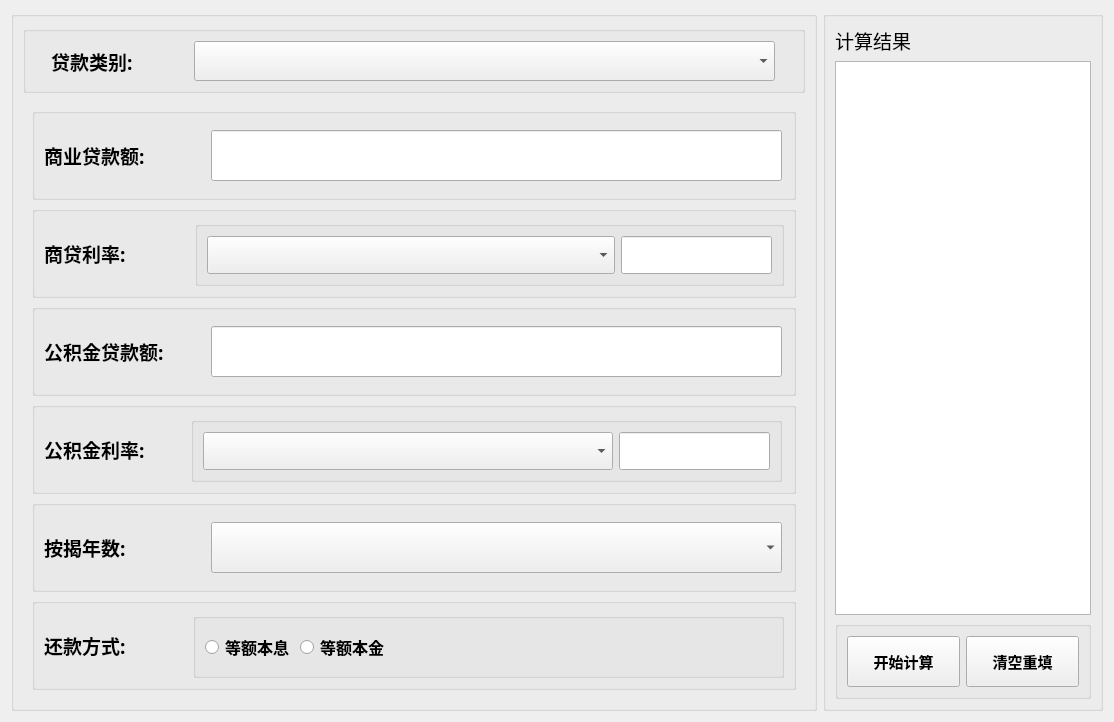
<?xml version="1.0" encoding="UTF-8"?>
<ui version="4.0">
 <class>Widget</class>
 <widget class="QWidget" name="Widget">
  <property name="geometry">
   <rect>
    <x>0</x>
    <y>0</y>
    <width>1114</width>
    <height>722</height>
   </rect>
  </property>
  <property name="minimumSize">
   <size>
    <width>1114</width>
    <height>705</height>
   </size>
  </property>
  <property name="windowTitle">
   <string>Widget</string>
  </property>
  <layout class="QHBoxLayout" name="horizontalLayout_3">
   <item>
    <widget class="QGroupBox" name="groupBox_0">
     <property name="title">
      <string/>
     </property>
     <layout class="QVBoxLayout" name="verticalLayout_4">
      <item>
       <widget class="QGroupBox" name="groupBox_1">
        <property name="sizePolicy">
         <sizepolicy hsizetype="Preferred" vsizetype="MinimumExpanding">
          <horstretch>0</horstretch>
          <verstretch>0</verstretch>
         </sizepolicy>
        </property>
        <property name="maximumSize">
         <size>
          <width>16777215</width>
          <height>78</height>
         </size>
        </property>
        <property name="title">
         <string/>
        </property>
        <layout class="QHBoxLayout" name="horizontalLayout_18">
         <item>
          <widget class="QLabel" name="label_1">
           <property name="maximumSize">
            <size>
             <width>121</width>
             <height>16777215</height>
            </size>
           </property>
           <property name="font">
            <font>
             <family>Arial Black</family>
             <pointsize>14</pointsize>
             <weight>75</weight>
             <bold>true</bold>
            </font>
           </property>
           <property name="text">
            <string>贷款类别:</string>
           </property>
          </widget>
         </item>
         <item>
          <widget class="QComboBox" name="comboBox_1">
           <property name="sizePolicy">
            <sizepolicy hsizetype="Maximum" vsizetype="Fixed">
             <horstretch>0</horstretch>
             <verstretch>0</verstretch>
            </sizepolicy>
           </property>
           <property name="maximumSize">
            <size>
             <width>581</width>
             <height>61</height>
            </size>
           </property>
          </widget>
         </item>
        </layout>
       </widget>
      </item>
      <item>
       <widget class="QStackedWidget" name="stackedWidget">
        <property name="sizePolicy">
         <sizepolicy hsizetype="MinimumExpanding" vsizetype="MinimumExpanding">
          <horstretch>0</horstretch>
          <verstretch>0</verstretch>
         </sizepolicy>
        </property>
        <property name="minimumSize">
         <size>
          <width>772</width>
          <height>600</height>
         </size>
        </property>
        <property name="currentIndex">
         <number>1</number>
        </property>
        <widget class="QWidget" name="page1">
         <layout class="QVBoxLayout" name="verticalLayout">
          <item>
           <widget class="QGroupBox" name="groupBox_1_2">
            <property name="title">
             <string/>
            </property>
            <layout class="QHBoxLayout" name="horizontalLayout_9">
             <item>
              <widget class="QLabel" name="label_1_2">
               <property name="maximumSize">
                <size>
                 <width>120</width>
                 <height>16777215</height>
                </size>
               </property>
               <property name="font">
                <font>
                 <family>Arial Black</family>
                 <pointsize>14</pointsize>
                 <weight>75</weight>
                 <bold>true</bold>
                </font>
               </property>
               <property name="text">
                <string>计算方式:</string>
               </property>
              </widget>
             </item>
             <item>
              <widget class="QComboBox" name="comboBox_1_2">
               <property name="sizePolicy">
                <sizepolicy hsizetype="Maximum" vsizetype="Fixed">
                 <horstretch>0</horstretch>
                 <verstretch>0</verstretch>
                </sizepolicy>
               </property>
               <property name="maximumSize">
                <size>
                 <width>581</width>
                 <height>61</height>
                </size>
               </property>
              </widget>
             </item>
            </layout>
           </widget>
          </item>
          <item>
           <widget class="QStackedWidget" name="stackedWidget_1_2">
            <property name="maximumSize">
             <size>
              <width>16777215</width>
              <height>298</height>
             </size>
            </property>
            <property name="currentIndex">
             <number>0</number>
            </property>
            <widget class="QWidget" name="page1_1">
             <layout class="QVBoxLayout" name="verticalLayout_5">
              <item>
               <widget class="QGroupBox" name="groupBox_1_3">
                <property name="maximumSize">
                 <size>
                  <width>16777215</width>
                  <height>89</height>
                 </size>
                </property>
                <property name="title">
                 <string/>
                </property>
                <layout class="QHBoxLayout" name="horizontalLayout_8">
                 <item>
                  <widget class="QLabel" name="label_1_3">
                   <property name="maximumSize">
                    <size>
                     <width>120</width>
                     <height>16777215</height>
                    </size>
                   </property>
                   <property name="font">
                    <font>
                     <family>Arial Black</family>
                     <pointsize>14</pointsize>
                     <weight>75</weight>
                     <bold>true</bold>
                    </font>
                   </property>
                   <property name="text">
                    <string>房屋面积:</string>
                   </property>
                  </widget>
                 </item>
                 <item>
                  <widget class="QLineEdit" name="lineEdit_3">
                   <property name="sizePolicy">
                    <sizepolicy hsizetype="Maximum" vsizetype="Fixed">
                     <horstretch>0</horstretch>
                     <verstretch>0</verstretch>
                    </sizepolicy>
                   </property>
                   <property name="maximumSize">
                    <size>
                     <width>581</width>
                     <height>61</height>
                    </size>
                   </property>
                   <property name="font">
                    <font>
                     <family>Arial</family>
                     <pointsize>14</pointsize>
                    </font>
                   </property>
                   <property name="cursorMoveStyle">
                    <enum>Qt::VisualMoveStyle</enum>
                   </property>
                  </widget>
                 </item>
                </layout>
               </widget>
              </item>
              <item>
               <widget class="QGroupBox" name="groupBox_1_4">
                <property name="maximumSize">
                 <size>
                  <width>16777215</width>
                  <height>90</height>
                 </size>
                </property>
                <property name="title">
                 <string/>
                </property>
                <layout class="QHBoxLayout" name="horizontalLayout_6">
                 <item>
                  <widget class="QLabel" name="label_1_4">
                   <property name="maximumSize">
                    <size>
                     <width>120</width>
                     <height>16777215</height>
                    </size>
                   </property>
                   <property name="font">
                    <font>
                     <family>Arial Black</family>
                     <pointsize>14</pointsize>
                     <weight>75</weight>
                     <bold>true</bold>
                    </font>
                   </property>
                   <property name="text">
                    <string>房屋单价:</string>
                   </property>
                  </widget>
                 </item>
                 <item>
                  <widget class="QLineEdit" name="lineEdit_2">
                   <property name="sizePolicy">
                    <sizepolicy hsizetype="Maximum" vsizetype="Fixed">
                     <horstretch>0</horstretch>
                     <verstretch>0</verstretch>
                    </sizepolicy>
                   </property>
                   <property name="maximumSize">
                    <size>
                     <width>581</width>
                     <height>61</height>
                    </size>
                   </property>
                   <property name="font">
                    <font>
                     <family>Arial</family>
                     <pointsize>14</pointsize>
                    </font>
                   </property>
                  </widget>
                 </item>
                </layout>
               </widget>
              </item>
              <item>
               <widget class="QGroupBox" name="groupBox_1_5">
                <property name="maximumSize">
                 <size>
                  <width>16777215</width>
                  <height>89</height>
                 </size>
                </property>
                <property name="title">
                 <string/>
                </property>
                <layout class="QHBoxLayout" name="horizontalLayout_5">
                 <item>
                  <widget class="QLabel" name="label_5">
                   <property name="maximumSize">
                    <size>
                     <width>120</width>
                     <height>16777215</height>
                    </size>
                   </property>
                   <property name="font">
                    <font>
                     <family>Arial Black</family>
                     <pointsize>14</pointsize>
                     <weight>75</weight>
                     <bold>true</bold>
                    </font>
                   </property>
                   <property name="text">
                    <string>按揭成数:</string>
                   </property>
                  </widget>
                 </item>
                 <item>
                  <widget class="QComboBox" name="comboBox_1_5">
                   <property name="sizePolicy">
                    <sizepolicy hsizetype="Maximum" vsizetype="Fixed">
                     <horstretch>0</horstretch>
                     <verstretch>0</verstretch>
                    </sizepolicy>
                   </property>
                   <property name="maximumSize">
                    <size>
                     <width>581</width>
                     <height>61</height>
                    </size>
                   </property>
                  </widget>
                 </item>
                </layout>
               </widget>
              </item>
             </layout>
            </widget>
            <widget class="QWidget" name="page_1_2">
             <layout class="QVBoxLayout" name="verticalLayout_6">
              <item>
               <widget class="QGroupBox" name="groupBox_1_9">
                <property name="maximumSize">
                 <size>
                  <width>16777215</width>
                  <height>80</height>
                 </size>
                </property>
                <property name="title">
                 <string/>
                </property>
                <layout class="QHBoxLayout" name="horizontalLayout_19">
                 <item>
                  <widget class="QLabel" name="label_2">
                   <property name="maximumSize">
                    <size>
                     <width>151</width>
                     <height>60</height>
                    </size>
                   </property>
                   <property name="font">
                    <font>
                     <family>Arial Black</family>
                     <pointsize>14</pointsize>
                     <weight>75</weight>
                     <bold>true</bold>
                    </font>
                   </property>
                   <property name="text">
                    <string>贷款总额：</string>
                   </property>
                  </widget>
                 </item>
                 <item>
                  <widget class="QLineEdit" name="lineEdit_8">
                   <property name="maximumSize">
                    <size>
                     <width>581</width>
                     <height>51</height>
                    </size>
                   </property>
                   <property name="font">
                    <font>
                     <family>Arial</family>
                     <pointsize>14</pointsize>
                     <weight>50</weight>
                     <bold>false</bold>
                    </font>
                   </property>
                  </widget>
                 </item>
                </layout>
               </widget>
              </item>
             </layout>
            </widget>
           </widget>
          </item>
          <item>
           <widget class="QGroupBox" name="groupBox_1_6">
            <property name="title">
             <string/>
            </property>
            <layout class="QHBoxLayout" name="horizontalLayout_7">
             <item>
              <widget class="QLabel" name="label_1_7">
               <property name="maximumSize">
                <size>
                 <width>120</width>
                 <height>16777215</height>
                </size>
               </property>
               <property name="font">
                <font>
                 <family>Arial Black</family>
                 <pointsize>14</pointsize>
                 <weight>75</weight>
                 <bold>true</bold>
                </font>
               </property>
               <property name="text">
                <string> 贷款利率:</string>
               </property>
              </widget>
             </item>
             <item>
              <widget class="QWidget" name="widget_2" native="true">
               <property name="sizePolicy">
                <sizepolicy hsizetype="Maximum" vsizetype="Preferred">
                 <horstretch>0</horstretch>
                 <verstretch>0</verstretch>
                </sizepolicy>
               </property>
               <property name="minimumSize">
                <size>
                 <width>611</width>
                 <height>51</height>
                </size>
               </property>
               <layout class="QHBoxLayout" name="horizontalLayout_2">
                <item>
                 <widget class="QComboBox" name="comboBox_1_6">
                  <property name="minimumSize">
                   <size>
                    <width>401</width>
                    <height>51</height>
                   </size>
                  </property>
                  <property name="frame">
                   <bool>true</bool>
                  </property>
                 </widget>
                </item>
                <item>
                 <widget class="QLineEdit" name="lineEdit">
                  <property name="maximumSize">
                   <size>
                    <width>131</width>
                    <height>51</height>
                   </size>
                  </property>
                  <property name="font">
                   <font>
                    <family>Arial</family>
                    <pointsize>14</pointsize>
                    <weight>50</weight>
                    <bold>false</bold>
                   </font>
                  </property>
                 </widget>
                </item>
               </layout>
              </widget>
             </item>
            </layout>
           </widget>
          </item>
          <item>
           <widget class="QGroupBox" name="groupBox_1_7">
            <property name="title">
             <string/>
            </property>
            <layout class="QHBoxLayout" name="horizontalLayout_4">
             <item>
              <widget class="QLabel" name="label_6">
               <property name="maximumSize">
                <size>
                 <width>120</width>
                 <height>16777215</height>
                </size>
               </property>
               <property name="font">
                <font>
                 <family>Arial Black</family>
                 <pointsize>14</pointsize>
                 <weight>75</weight>
                 <bold>true</bold>
                </font>
               </property>
               <property name="text">
                <string>按揭年数:</string>
               </property>
              </widget>
             </item>
             <item>
              <widget class="QComboBox" name="comboBox_1_7">
               <property name="sizePolicy">
                <sizepolicy hsizetype="Maximum" vsizetype="Fixed">
                 <horstretch>0</horstretch>
                 <verstretch>0</verstretch>
                </sizepolicy>
               </property>
               <property name="maximumSize">
                <size>
                 <width>581</width>
                 <height>61</height>
                </size>
               </property>
              </widget>
             </item>
            </layout>
           </widget>
          </item>
          <item>
           <widget class="QGroupBox" name="groupBox_1_8">
            <property name="title">
             <string/>
            </property>
            <layout class="QHBoxLayout" name="horizontalLayout_11">
             <item>
              <widget class="QLabel" name="label_1_8">
               <property name="maximumSize">
                <size>
                 <width>105</width>
                 <height>16777215</height>
                </size>
               </property>
               <property name="font">
                <font>
                 <family>Arial Black</family>
                 <pointsize>12</pointsize>
                 <weight>75</weight>
                 <bold>true</bold>
                </font>
               </property>
               <property name="text">
                <string> 还款方式:</string>
               </property>
              </widget>
             </item>
             <item>
              <widget class="QGroupBox" name="groupBox">
               <property name="sizePolicy">
                <sizepolicy hsizetype="Maximum" vsizetype="Preferred">
                 <horstretch>0</horstretch>
                 <verstretch>0</verstretch>
                </sizepolicy>
               </property>
               <property name="maximumSize">
                <size>
                 <width>626</width>
                 <height>58</height>
                </size>
               </property>
               <property name="title">
                <string/>
               </property>
               <layout class="QHBoxLayout" name="horizontalLayout">
                <item>
                 <widget class="QRadioButton" name="radioButton_2">
                  <property name="minimumSize">
                   <size>
                    <width>148</width>
                    <height>27</height>
                   </size>
                  </property>
                  <property name="font">
                   <font>
                    <family>Arial</family>
                    <pointsize>12</pointsize>
                   </font>
                  </property>
                  <property name="text">
                   <string>等额本金</string>
                  </property>
                 </widget>
                </item>
                <item>
                 <widget class="QRadioButton" name="radioButton_1">
                  <property name="font">
                   <font>
                    <family>Algerian</family>
                    <pointsize>12</pointsize>
                   </font>
                  </property>
                  <property name="text">
                   <string>等额本息</string>
                  </property>
                 </widget>
                </item>
                <item>
                 <spacer name="horizontalSpacer_18">
                  <property name="orientation">
                   <enum>Qt::Horizontal</enum>
                  </property>
                  <property name="sizeHint" stdset="0">
                   <size>
                    <width>40</width>
                    <height>20</height>
                   </size>
                  </property>
                 </spacer>
                </item>
               </layout>
              </widget>
             </item>
            </layout>
           </widget>
          </item>
         </layout>
        </widget>
        <widget class="QWidget" name="page_2">
         <layout class="QVBoxLayout" name="verticalLayout_3">
          <item>
           <widget class="QGroupBox" name="groupBox_2_1">
            <property name="title">
             <string/>
            </property>
            <layout class="QHBoxLayout" name="horizontalLayout_10">
             <item>
              <widget class="QLabel" name="label_2_1">
               <property name="minimumSize">
                <size>
                 <width>161</width>
                 <height>61</height>
                </size>
               </property>
               <property name="maximumSize">
                <size>
                 <width>161</width>
                 <height>61</height>
                </size>
               </property>
               <property name="font">
                <font>
                 <family>Arial Black</family>
                 <pointsize>14</pointsize>
                 <weight>75</weight>
                 <bold>true</bold>
                </font>
               </property>
               <property name="text">
                <string>商业贷款额:</string>
               </property>
              </widget>
             </item>
             <item>
              <widget class="QLineEdit" name="lineEdit_4">
               <property name="maximumSize">
                <size>
                 <width>571</width>
                 <height>51</height>
                </size>
               </property>
               <property name="font">
                <font>
                 <family>Arial</family>
                 <pointsize>14</pointsize>
                </font>
               </property>
              </widget>
             </item>
            </layout>
           </widget>
          </item>
          <item>
           <widget class="QGroupBox" name="groupBox_2_2">
            <property name="title">
             <string/>
            </property>
            <layout class="QHBoxLayout" name="horizontalLayout_15">
             <item>
              <widget class="QLabel" name="label_2_2">
               <property name="maximumSize">
                <size>
                 <width>161</width>
                 <height>51</height>
                </size>
               </property>
               <property name="font">
                <font>
                 <family>Arial Black</family>
                 <pointsize>14</pointsize>
                 <weight>75</weight>
                 <bold>true</bold>
                </font>
               </property>
               <property name="text">
                <string>商贷利率:</string>
               </property>
              </widget>
             </item>
             <item>
              <widget class="QGroupBox" name="groupBox_3">
               <property name="maximumSize">
                <size>
                 <width>589</width>
                 <height>72</height>
                </size>
               </property>
               <property name="title">
                <string/>
               </property>
               <layout class="QHBoxLayout" name="horizontalLayout_20">
                <item>
                 <widget class="QComboBox" name="comboBox2_2">
                  <property name="maximumSize">
                   <size>
                    <width>432</width>
                    <height>51</height>
                   </size>
                  </property>
                 </widget>
                </item>
                <item>
                 <widget class="QLineEdit" name="lineEdit_5">
                  <property name="maximumSize">
                   <size>
                    <width>151</width>
                    <height>51</height>
                   </size>
                  </property>
                  <property name="font">
                   <font>
                    <family>Arial</family>
                    <pointsize>14</pointsize>
                    <weight>50</weight>
                    <bold>false</bold>
                   </font>
                  </property>
                  <property name="text">
                   <string/>
                  </property>
                 </widget>
                </item>
               </layout>
              </widget>
             </item>
            </layout>
           </widget>
          </item>
          <item>
           <widget class="QGroupBox" name="groupBox_2_3">
            <property name="title">
             <string/>
            </property>
            <layout class="QHBoxLayout" name="horizontalLayout_12">
             <item>
              <widget class="QLabel" name="label_2_3">
               <property name="maximumSize">
                <size>
                 <width>161</width>
                 <height>51</height>
                </size>
               </property>
               <property name="font">
                <font>
                 <family>Arial Black</family>
                 <pointsize>14</pointsize>
                 <weight>75</weight>
                 <bold>true</bold>
                </font>
               </property>
               <property name="text">
                <string>公积金贷款额:</string>
               </property>
              </widget>
             </item>
             <item>
              <widget class="QLineEdit" name="lineEdit_6">
               <property name="maximumSize">
                <size>
                 <width>571</width>
                 <height>51</height>
                </size>
               </property>
               <property name="font">
                <font>
                 <family>Arial</family>
                 <pointsize>14</pointsize>
                </font>
               </property>
              </widget>
             </item>
            </layout>
           </widget>
          </item>
          <item>
           <widget class="QGroupBox" name="groupBox_2_4">
            <property name="title">
             <string/>
            </property>
            <layout class="QHBoxLayout" name="horizontalLayout_13">
             <item>
              <widget class="QLabel" name="label_2_4">
               <property name="maximumSize">
                <size>
                 <width>141</width>
                 <height>61</height>
                </size>
               </property>
               <property name="font">
                <font>
                 <family>Arial Black</family>
                 <pointsize>14</pointsize>
                 <weight>75</weight>
                 <bold>true</bold>
                </font>
               </property>
               <property name="text">
                <string>公积金利率:</string>
               </property>
              </widget>
             </item>
             <item>
              <widget class="QGroupBox" name="groupBox_4">
               <property name="maximumSize">
                <size>
                 <width>591</width>
                 <height>71</height>
                </size>
               </property>
               <property name="title">
                <string/>
               </property>
               <layout class="QHBoxLayout" name="horizontalLayout_21">
                <item>
                 <widget class="QComboBox" name="comboBox_2">
                  <property name="maximumSize">
                   <size>
                    <width>421</width>
                    <height>51</height>
                   </size>
                  </property>
                 </widget>
                </item>
                <item>
                 <widget class="QLineEdit" name="lineEdit_7">
                  <property name="maximumSize">
                   <size>
                    <width>151</width>
                    <height>51</height>
                   </size>
                  </property>
                  <property name="font">
                   <font>
                    <family>Arial</family>
                    <pointsize>14</pointsize>
                    <weight>50</weight>
                    <bold>false</bold>
                   </font>
                  </property>
                 </widget>
                </item>
               </layout>
              </widget>
             </item>
            </layout>
           </widget>
          </item>
          <item>
           <widget class="QGroupBox" name="groupBox_2_5">
            <property name="title">
             <string/>
            </property>
            <layout class="QHBoxLayout" name="horizontalLayout_14">
             <item>
              <widget class="QLabel" name="label_2_5">
               <property name="maximumSize">
                <size>
                 <width>161</width>
                 <height>51</height>
                </size>
               </property>
               <property name="font">
                <font>
                 <family>Arial Black</family>
                 <pointsize>14</pointsize>
                 <weight>75</weight>
                 <bold>true</bold>
                </font>
               </property>
               <property name="text">
                <string>按揭年数:</string>
               </property>
              </widget>
             </item>
             <item>
              <widget class="QComboBox" name="comboBox_3">
               <property name="maximumSize">
                <size>
                 <width>571</width>
                 <height>51</height>
                </size>
               </property>
              </widget>
             </item>
            </layout>
           </widget>
          </item>
          <item>
           <widget class="QGroupBox" name="groupBox_2_6">
            <property name="title">
             <string/>
            </property>
            <layout class="QHBoxLayout" name="horizontalLayout_16">
             <item>
              <widget class="QLabel" name="label_2_6">
               <property name="maximumSize">
                <size>
                 <width>171</width>
                 <height>72</height>
                </size>
               </property>
               <property name="font">
                <font>
                 <family>Arial Black</family>
                 <pointsize>14</pointsize>
                 <weight>75</weight>
                 <bold>true</bold>
                </font>
               </property>
               <property name="text">
                <string>还款方式:</string>
               </property>
              </widget>
             </item>
             <item>
              <widget class="QGroupBox" name="groupBox_5">
               <property name="maximumSize">
                <size>
                 <width>591</width>
                 <height>71</height>
                </size>
               </property>
               <property name="title">
                <string/>
               </property>
               <layout class="QHBoxLayout" name="horizontalLayout_22">
                <item>
                 <widget class="QRadioButton" name="radioButton_4">
                  <property name="maximumSize">
                   <size>
                    <width>151</width>
                    <height>51</height>
                   </size>
                  </property>
                  <property name="font">
                   <font>
                    <family>Arial Black</family>
                    <pointsize>12</pointsize>
                    <weight>75</weight>
                    <bold>true</bold>
                   </font>
                  </property>
                  <property name="text">
                   <string>等额本息</string>
                  </property>
                 </widget>
                </item>
                <item>
                 <widget class="QRadioButton" name="radioButton_3">
                  <property name="maximumSize">
                   <size>
                    <width>171</width>
                    <height>51</height>
                   </size>
                  </property>
                  <property name="font">
                   <font>
                    <family>Arial Black</family>
                    <pointsize>12</pointsize>
                    <weight>75</weight>
                    <bold>true</bold>
                   </font>
                  </property>
                  <property name="text">
                   <string>等额本金</string>
                  </property>
                 </widget>
                </item>
                <item>
                 <spacer name="horizontalSpacer">
                  <property name="orientation">
                   <enum>Qt::Horizontal</enum>
                  </property>
                  <property name="sizeHint" stdset="0">
                   <size>
                    <width>40</width>
                    <height>20</height>
                   </size>
                  </property>
                 </spacer>
                </item>
               </layout>
              </widget>
             </item>
            </layout>
           </widget>
          </item>
         </layout>
        </widget>
       </widget>
      </item>
     </layout>
    </widget>
   </item>
   <item>
    <widget class="QGroupBox" name="groupBox_2">
     <property name="sizePolicy">
      <sizepolicy hsizetype="Maximum" vsizetype="Preferred">
       <horstretch>0</horstretch>
       <verstretch>0</verstretch>
      </sizepolicy>
     </property>
     <property name="title">
      <string/>
     </property>
     <layout class="QVBoxLayout" name="verticalLayout_2">
      <item>
       <widget class="QLabel" name="label">
        <property name="font">
         <font>
          <family>Bauhaus 93</family>
          <pointsize>14</pointsize>
         </font>
        </property>
        <property name="text">
         <string>计算结果</string>
        </property>
       </widget>
      </item>
      <item>
       <widget class="QTextBrowser" name="textBrowser">
        <property name="sizePolicy">
         <sizepolicy hsizetype="Preferred" vsizetype="Expanding">
          <horstretch>0</horstretch>
          <verstretch>0</verstretch>
         </sizepolicy>
        </property>
       </widget>
      </item>
      <item>
       <widget class="QGroupBox" name="groupBox_8">
        <property name="title">
         <string/>
        </property>
        <layout class="QHBoxLayout" name="horizontalLayout_17">
         <item>
          <widget class="QPushButton" name="startButton">
           <property name="minimumSize">
            <size>
             <width>101</width>
             <height>51</height>
            </size>
           </property>
           <property name="font">
            <font>
             <family>Arial Black</family>
             <pointsize>11</pointsize>
             <weight>75</weight>
             <bold>true</bold>
            </font>
           </property>
           <property name="text">
            <string>开始计算</string>
           </property>
          </widget>
         </item>
         <item>
          <widget class="QPushButton" name="clearButton">
           <property name="minimumSize">
            <size>
             <width>101</width>
             <height>51</height>
            </size>
           </property>
           <property name="font">
            <font>
             <family>Agency FB</family>
             <pointsize>11</pointsize>
             <weight>75</weight>
             <bold>true</bold>
            </font>
           </property>
           <property name="text">
            <string>清空重填</string>
           </property>
          </widget>
         </item>
        </layout>
       </widget>
      </item>
     </layout>
    </widget>
   </item>
  </layout>
 </widget>
 <resources/>
 <connections/>
</ui>
